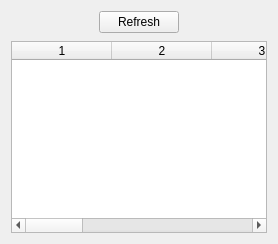
<?xml version="1.0" encoding="UTF-8"?>
<ui version="4.0">
    <class>MatrixWidget</class>
    <widget class="QWidget" name="MatrixWidget">
        <layout class="QGridLayout" name="gridLayout">
            <property name="horizontalSpacing">
                <number>8</number>
            </property>
            <property name="verticalSpacing">
                <number>8</number>
            </property>

            <!-- 第 0 行：刷新按钮 -->
            <item row="0" column="0" colspan="8" alignment="Qt::AlignHCenter">
                <widget class="QPushButton" name="buttonRefresh">
                    <property name="sizePolicy">
                        <sizepolicy hsizetype="Preferred" vsizetype="Fixed">
                            <horstretch>0</horstretch>
                            <verstretch>0</verstretch>
                        </sizepolicy>
                    </property>
                    <property name="text">
                        <string>Refresh</string>
                    </property>
                </widget>
            </item>

            <!-- 第 1 行：矩阵 -->
            <item row="1" column="0" colspan="8">
                <widget class="QTableWidget" name="tableMatrix">
                    <property name="rowCount">
                        <number>0</number>
                    </property>
                    <property name="columnCount">
                        <number>8</number>
                    </property>
                    <attribute name="horizontalHeaderVisible">
                        <bool>true</bool>
                    </attribute>
                    <attribute name="verticalHeaderVisible">
                        <bool>true</bool>
                    </attribute>
                    <!-- 代码中设置列标题 -->
                </widget>
            </item>
        </layout>
    </widget>
    <resources/>
    <connections/>
</ui>
